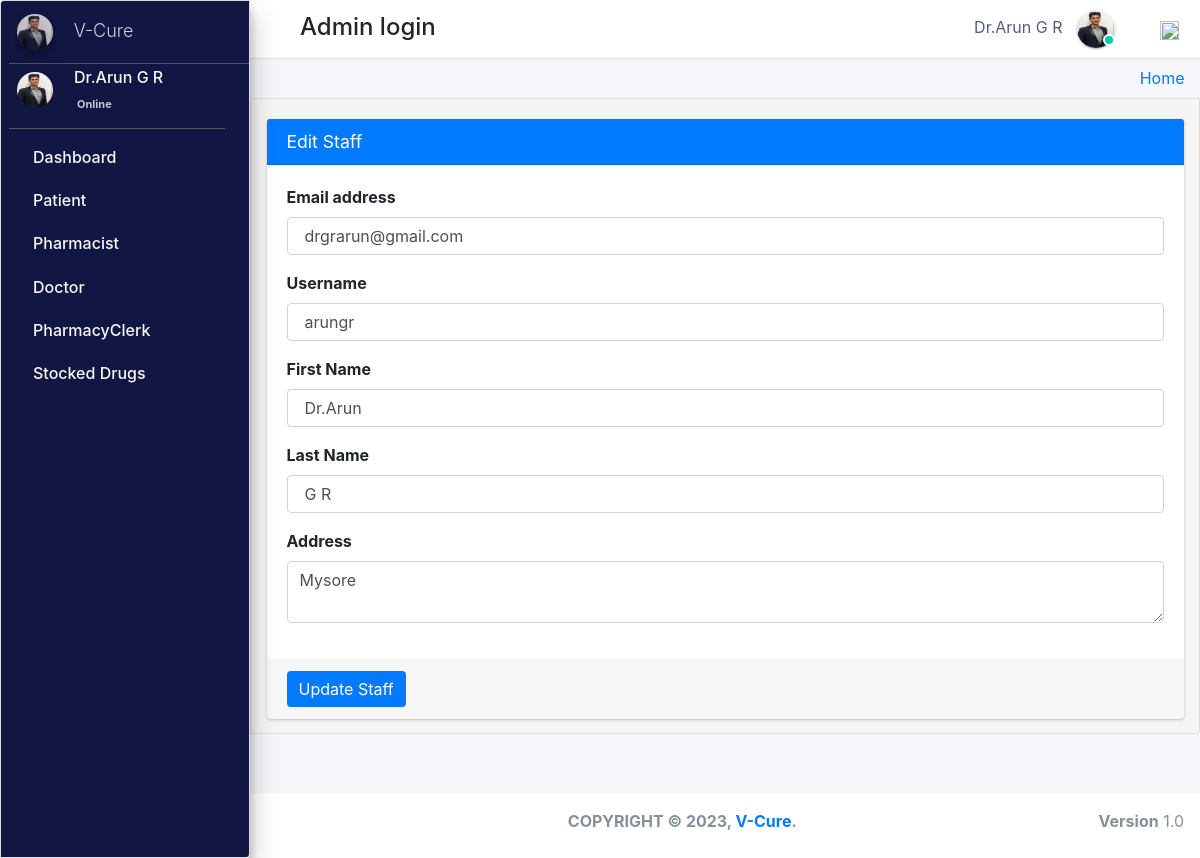
Page /admin_user/edit_doctor/4/ (signed in) on the committed database.
### pharmacy/models.py (models this page shows, shortened)
class CustomUser(AbstractUser):
    user_type_data = ((1, "AdminHOD"), (2, "Pharmacist"), (3, "Doctor"), (4, "PharmacyClerk"),(5, "Patients"))
    user_type = models.CharField(default=1, choices=user_type_data, max_length=10)

class AdminHOD(models.Model):
    gender_category=(
        ('Male','Male'),
        ('Female','Female'),
    )
    admin = models.OneToOneField(CustomUser,null=True, on_delete = models.CASCADE)
    emp_no= models.CharField(max_length=100,null=True,blank=True)
    gender=models.CharField(max_length=100,null=True,choices=gender_category)
    mobile=models.CharField(max_length=10,null=True,blank=True)
    address=models.CharField(max_length=300,null=True,blank=True)
    profile_pic=models.ImageField(default="admin.png",null=True,blank=True)
    created_at = models.DateTimeField(auto_now_add=True)
    updated_at = models.DateTimeField(auto_now=True)
    date_employed=models.DateTimeField(auto_now_add=True, auto_now=False)
    objects = models.Manager()

class Doctor(models.Model):
    gender_category=(
        ('Male','Male'),
        ('Female','Female'),
    )
    admin = models.OneToOneField(CustomUser,null=True, on_delete = models.CASCADE)
    emp_no=models.CharField(max_length=100,null=True,blank=True)
    age= models.IntegerField(default='0', blank=True, null=True)
    gender=models.CharField(max_length=100,null=True,choices=gender_category)
    mobile=models.CharField(max_length=10,null=True,blank=True)
    address=models.CharField(max_length=300,null=True,blank=True)
    profile_pic=models.ImageField(default="doctor.png",null=True,blank=True)
    created_at = models.DateTimeField(auto_now_add=True)
    updated_at = models.DateTimeField(auto_now=True)
    objects = models.Manager()

### pharmacy/HODViews.py (the view, shortened to what this page needs)
# urls.py: path('admin_user/edit_doctor/<doctor_id>/', HODViews.editDoctor, name="edit_doctor"),
def editDoctor(request,doctor_id):
    staff = Doctor.objects.get(admin=doctor_id)
    context = {
        "staff": staff,
        "title":"Edit Doctor"
    }
    return render(request, "hod_templates/edit_doctor.html", context)

### pharmacy/LoginCheckMiddleWare.py (called while the page is built, shortened)
    def process_view(self, request, view_func, view_args, view_kwargs):
        modulename = view_func.__module__
        user = request.user
        if user.is_authenticated:
            if user.user_type == "1":
                if modulename == "pharmacy.HODViews":
                    pass
                elif modulename == "":
                    pass
                elif modulename == "pharmacy.views" or modulename == "django.views.static":
                    pass
                else:
                    pass
            else:
                return redirect("login")
        else:
            if request.path == reverse("login"):
                pass
            else:
                return redirect("login")

### pharmacy/templates/hod_templates/edit_doctor.html (shortened to what this page needs)
{% extends 'hod_templates/base_template.html'%} {% block main_content %}
<section class="content">
    <div class="container-fluid">
        <div class="row">
            <div class="col-md-12">
                <div class="card card-primary">
                    <div class="card-header">
                        <h3 class="card-title">Edit Staff</h3>
                    </div>
                    <form role="form" method="POST" action="">
                        <div class="card-body">
                            <div class="form-group">
                                <label>Email address</label>
                                <input type="email" class="form-control" name="email" value="{{ staff.admin.email }}">
                            </div>
                            <div class="form-group">
                                <label>Username</label>
                                <input type="text" class="form-control" name="username" value="{{ staff.admin.username }}">
                            </div>
                            <div class="form-group">
                                <label>First Name</label>
                                <input type="text" class="form-control" name="first_name" value="{{ staff.admin.first_name }}">
                            </div>
                            <div class="form-group">
                                <label>Last Name</label>
                                <input type="text" class="form-control" name="last_name" value="{{ staff.admin.last_name }}">
                            </div>
                            <div class="form-group">
                                <label>Address</label>
                                <textarea class="form-control" name="address">{{ staff.address }}</textarea>
                            </div>
                        </div>
                        <div class="card-footer">
                            <button type="submit" class="btn btn-primary">Update Staff</button>
                        </div>
                    </form>
                </div>
            </div>
        </div>
    </div>
</section>
{% endblock %}

### pharmacy/templates/hod_templates/base_template.html (shortened to what this page needs)
{% extends 'base_file.html' %} {% block htm %}
<body class="hold-transition sidebar-mini layout-fixed">
    <div class="wrapper">
        <nav class="main-header navbar navbar-expand navbar-white navbar-light">
            <ul class="navbar-nav">
                <li class="nav-item">
                    <a class="nav-link" data-widget="pushmenu" href="#" role="button"></a>
                </li>
            </ul>
            <h4 style="margin-left: 10px; margin-top: 5px;">Admin login </h4>
            <ul class="navbar-nav ml-auto">
                <li class="mx-3">
                    <a href="#" class="sm-submenu-with-image a">
                        <span>{{user.first_name}}  {{user.last_name}}</span>
                        <img src="{{request.user.adminhod.profile_pic.url}}" class="img-circle elevation-1" width="38" height="38" alt="">
                        <span class="avatar-status avatar-sm-status avatar-status-success"></span>
                    </a>
                </li>
                <li class="nav-item dropdown ml-3 low">
                    <a href="#" class="btn btn-outlined btn-black text-muted bg-transparent " data-toggle="dropdown" aria-expanded="false" data-wow-delay="0.7s"><img src="https://img.icons8.com/ios/50/000000/settings.png" width="19" height="19">
                    </a>
                </li>
            </ul>
        </nav>
        {% include 'hod_templates/sidebar.html'%}
        <div class="content-wrapper">
            <div class="content-header">
                <div class="container-fluid">
                    <div class="row ">
                        <div class="col-sm-6">
                        </div>
                        <div class="col-sm-6 ">
                            <ol class="breadcrumb float-sm-right">
                                <li class="breadcrumb-item"><a href="">Home</a></li>
                            </ol>
                        </div>
                    </div>
                </div>
            </div>
            {% block main_content %} {% endblock main_content %}
        </div>
        {% include 'hod_templates/footer.html'%}
    </div>
    {% endblock htm %}

### pharmacy/templates/hod_templates/sidebar.html (shortened to what this page needs)
<aside class="main-sidebar sidebar-dark-primary elevation-4">
    <a href="" class="brand-link ml-2">
        <img src="{{request.user.adminhod.profile_pic.url}}" alt="" width="36" height="36" class=" img-circle elevation-3" style="opacity: .8">
        <span class="brand-text font-weight-light mt-1 ml-3 mmust">V-Cure</span>
    </a>
    <div class="sidebar">
        <div class="user-panel mr-3">
            <div class="pull-left image sm-submenu-with-image a ml-2 ">
                <img src="{{request.user.adminhod.profile_pic.url}}" class="img-circle mt-2" width="36" height="36" alt="User Image">
            </div>
            <div class="pull-left info">
                <p>{{user.first_name}} {{user.last_name}}</p>
                <a href="#"> Online</a>
            </div>
        </div>
        <nav class="mt-2">
            <ul class="nav nav-pills nav-sidebar flex-column" data-widget="treeview" role="menu" data-accordion="false">
                <li class="nav-item">
                    <a href="{% url  'admin_dashboard' %}" class="nav-link">
                        <p>
                            Dashboard
                        </p>
                    </a>
                </li>
                <li class="nav-item">
                    <a href="#" class="nav-link">
                        <p>
                            Patient
                        </p>
                    </a>
                </li>
                <li class="nav-item">
                    <a href="#" class="nav-link">
                        <p>
                            Pharmacist
                        </p>
                    </a>
                </li>
                <li class="nav-item">
                    <a href="#" class="nav-link">
                        <p>
                            Doctor
                        </p>
                    </a>
                </li>
                <li class="nav-item">
                    <a href="#" class="nav-link">
                        <p>
                            PharmacyClerk
                        </p>
                    </a>
                </li>
                <li class="nav-item">
                    <a href="#" class="nav-link">
                        <p>
                            Stocked Drugs
                        </p>
                    </a>
                </li>
            </ul>
        </nav>
    </div>
</aside>

### static/css/main.css (style rules this page uses)
html { font-family: sans-serif; line-height: 1.15; -webkit-text-size-adjust: 100%; -webkit-tap-highlight-color: transparent; }
body { overflow-y: hidden; overflow-x: hidden; font-family: -apple-system, BlinkMacSystemFont, "Segoe UI", Roboto, "Helvetica Neue", Arial, "Noto Sans", sans-serif, "Apple Color Emoji", "Segoe UI Emoji", "Segoe UI Symbol", "Noto Color Emoji" !important; }
.content { background-color: #f5f5f5; border: 1px solid #dddddd; border-radius: 4px 0px 4px 0px; left: -1px; padding: 10px 7px 5px; }
.main-sidebar { background: #ffffff; border: 1px solid #dddddd; border-radius: 4px 0px 4px 0px; font-weight: bold; }
.content { height: 75vh; overflow-y: scroll; overflow-x: hidden; }
.content .row { margin-top: 20px !important; }
.main-sidebar { background-color: #121642 !important; color: white !important; }
.main-sidebar p { color: #f8f8f8 !important; font-weight: 500 !important }
.btn-primary { outline: none !important; border: none !important; }
.avatar-status { position: absolute; bottom: 12px; right: 75.4px; display: -ms-inline-flexbox; display: inline-flex; -ms-flex-negative: 0; flex-shrink: 0; -ms-flex-pack: center; justify-content: center; -ms-flex-align: center; align-items: center; white-space: nowrap; text-align: center; vertical-align: baseline; font-weight: 600; border: .125rem solid #fff; width: 12px; height: 12px; line-height: 1; font-size: .71094rem; border-radius: 50%; }
.avatar-status-success { color: #fff; background-color: #00c9a7; }
.pull-left { float: left; }
.pull-left { float: left!important; }
.user-panel>.info { padding: 5px 5px 5px 15px; line-height: 1; position: absolute; left: 55px; }
.user-panel>.info>p { font-weight: 600; margin-bottom: 9px; }
p { margin: 0 0 10px; }
.user-panel { padding-bottom: 20px; }
.user-panel:after { clear: both; }
.user-panel:before, .user-panel:after { content: " "; display: table; }
.user-panel>.info>a { text-decoration: none; padding-right: 5px; margin-top: 3px; font-size: 11px; overflow: hidden; white-space: nowrap; }
.mmust { overflow: hidden; white-space: nowrap; font-size: 18px; }
.container-fluid { width: 100%; padding-right: 15px; padding-left: 15px; margin-right: auto; margin-left: auto; }
.row { display: flex; flex-wrap: wrap; margin-right: -15px; margin-left: -15px; }
input { text-indent: 5px !important; }
input::placeholder { text-indent: 5px !important; }
.img-circle { border-radius: 50%; }
.content-wrapper .content-header { padding: 5px 0.5rem !important; }

### static/css/profile.css (style rules this page uses)
li { list-style-type: none ! }
.form-control { font-size: .875rem; }
.navbar-nav span { color: #525f7f !important; margin-right: 10px !important; }
body { font-family: 'Rubik', sans-serif; height: 100% !important; }
input { text-indent: 5px !important; }
input::placeholder { text-indent: 5px !important; }

### rows in the picture
CustomUser: first_name "Dr.Arun", last_name "G R", user.adminhod.profile_pic (picture)
Doctor: email "drgrarun@gmail.com", username "arungr", first_name "Dr.Arun", last_name "G R", address "Mysore"
